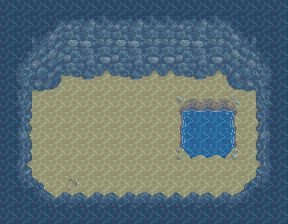

A level layout from a 2D game, rendered from its tile map. Below: a short description, then the map file with its tile-grid data intact:
An orthogonal 18x14 tile map with 16x16 px tiles, 5 tile layers (Back, Back2, Buildings, Front, ...), 5 tilesets.

<map version="1.10" tiledversion="1.10.2" orientation="orthogonal" renderorder="right-down" width="18" height="14" tilewidth="16" tileheight="16" infinite="0" nextlayerid="15" nextobjectid="10">
 <tileset firstgid="1" name="spring_outdoorsTileSheet" tilewidth="16" tileheight="16" tilecount="1975" columns="25">
  <image source="spring_outdoorsTileSheet.png" width="400" height="1264" />
  <tile id="176">
   <properties>
    <property name="Type" value="Dirt" />
   </properties>
  </tile>
  <tile id="206">
   <properties>
    <property name="Type" value="Dirt" />
   </properties>
  </tile>
 </tileset>
 <tileset firstgid="1976" name="spring_beach" tilewidth="16" tileheight="16" tilecount="527" columns="17">
  <image source="spring_beach.png" width="272" height="496" />
 </tileset>
 <tileset firstgid="2503" name="mine_quarryshaft" tilewidth="16" tileheight="16" tilecount="288" columns="16">
  <image source="Mines/mine_quarryshaft.png" width="256" height="288" />
 </tileset>
 <tileset firstgid="2791" name="island_tilesheet_1" tilewidth="16" tileheight="16" tilecount="2080" columns="32">
  <image source="island_tilesheet_1.png" width="512" height="1040" />
  <tile id="197">
   <properties>
    <property name="Water" value="T" />
   </properties>
  </tile>
  <tile id="198">
   <properties>
    <property name="Water" value="T" />
   </properties>
  </tile>
  <tile id="229">
   <properties>
    <property name="Water" value="T" />
   </properties>
  </tile>
  <tile id="230">
   <properties>
    <property name="Water" value="T" />
   </properties>
  </tile>
  <tile id="320">
   <properties>
    <property name="Water" value="T" />
   </properties>
  </tile>
 </tileset>
 <tileset firstgid="4871" name="townInterior" tilewidth="16" tileheight="16" tilecount="2176" columns="32">
  <image source="townInterior.png" width="512" height="1088" />
 </tileset>
 <layer id="2" name="Back" width="18" height="14">
  <data encoding="csv">
0,0,0,0,0,0,0,0,0,0,0,0,0,0,0,0,0,0,
0,0,0,0,0,0,0,0,0,0,0,0,0,0,0,0,0,0,
0,0,0,0,0,0,0,0,0,0,0,0,0,0,0,0,0,0,
0,0,0,0,0,0,0,0,0,0,0,0,0,0,0,0,0,0,
0,0,0,0,0,0,0,0,0,0,0,0,0,0,0,0,0,0,
0,0,0,0,0,0,0,0,0,0,0,0,0,0,0,0,0,0,
0,0,0,0,0,0,0,0,0,0,0,3111,3111,3111,3111,0,0,0,
0,0,0,0,0,0,0,0,0,0,0,3111,3111,3111,3111,0,0,0,
0,0,0,0,0,0,0,0,0,0,0,3111,3111,3111,3111,0,0,0,
0,0,0,0,0,0,0,0,0,0,0,3111,3111,3111,3111,0,0,0,
0,0,0,0,0,0,0,0,0,0,0,0,0,0,0,0,0,0,
0,0,0,0,177,0,0,0,0,0,0,0,0,0,0,0,0,0,
0,0,0,0,0,0,0,0,0,0,0,0,0,0,0,0,0,0,
0,0,0,0,0,0,0,0,0,0,0,0,0,0,0,0,0,0
</data>
 </layer>
 <layer id="13" name="Back2" width="18" height="14">
  <data encoding="csv">
177,177,177,177,177,177,177,177,177,177,177,177,177,177,177,177,177,177,
177,177,177,177,177,177,177,177,177,177,177,177,177,177,177,177,177,177,
177,177,177,177,177,177,177,177,177,177,177,177,177,177,177,177,177,177,
177,177,177,177,177,177,177,177,177,177,177,177,177,177,177,177,177,177,
177,177,177,177,177,177,177,177,177,177,177,177,177,177,177,177,177,177,
177,177,177,177,177,177,177,177,177,177,177,177,177,177,177,177,177,177,
177,177,177,177,177,177,177,177,177,177,177,0,0,0,0,177,177,177,
177,177,177,177,177,177,177,177,177,177,177,0,0,0,0,177,177,177,
177,177,177,177,177,177,177,177,177,177,177,0,0,0,0,177,177,177,
177,177,177,177,177,177,177,177,177,177,177,0,0,0,0,177,177,177,
177,177,177,177,177,177,177,177,177,177,177,177,177,177,177,177,177,177,
177,177,177,177,207,177,177,177,177,177,177,177,177,177,177,177,177,177,
177,177,177,177,177,177,177,177,177,177,177,177,177,177,177,177,177,177,
177,177,177,177,177,177,177,177,177,177,177,177,177,177,177,177,177,177
</data>
 </layer>
 <layer id="3" name="Buildings" width="18" height="14">
  <data encoding="csv">
2598,4871,4871,4871,4871,4871,4871,4871,4871,4871,4871,4871,4871,4871,4871,4871,4871,2598,
2598,4871,4871,2573,2576,2577,2578,2576,2577,2578,2578,2576,2577,2578,2596,4871,4871,2598,
2598,4871,2588,2589,2592,2593,2594,2592,2593,2594,2594,2592,2593,2594,2612,2613,4871,2598,
2598,2571,2604,2605,2608,2609,2610,2608,2609,2610,2610,2608,2609,2610,2628,2629,2614,2598,
2598,2587,2620,2621,2624,2625,2626,2624,2625,2626,2626,2624,2625,2626,2644,2645,2630,2598,
2598,2603,2636,2637,0,0,0,0,0,0,0,0,0,0,2660,2661,2646,2598,
2598,2619,0,0,0,0,0,0,0,0,0,184,185,185,186,0,2662,2598,
2598,2635,0,0,0,0,0,0,0,0,0,209,0,0,211,0,2678,2598,
2598,2651,0,0,0,0,0,0,0,0,0,234,0,0,236,0,2694,2598,
2598,2667,0,0,0,0,0,0,0,0,0,259,260,260,261,0,2710,2598,
2598,2683,0,0,0,0,0,0,0,0,0,0,0,0,0,0,2726,2598,
2598,2699,0,0,0,0,0,0,0,0,0,0,0,0,0,0,2709,2598,
2598,2598,2716,0,0,0,0,0,0,0,0,0,0,0,0,2724,2598,2598,
2598,2598,2598,2598,2598,2598,2598,2598,2598,2598,2598,2598,2598,2598,2598,2598,2598,2598
</data>
 </layer>
 <layer id="4" name="Front" width="18" height="14">
  <data encoding="csv">
0,0,0,0,0,0,0,0,0,0,0,0,0,0,0,0,0,0,
0,0,0,0,0,0,0,0,0,0,0,0,0,0,0,0,0,0,
0,0,0,0,0,0,0,0,0,0,0,0,0,0,0,0,0,0,
0,0,0,0,0,0,0,0,0,0,0,0,0,0,0,0,0,0,
0,0,0,0,0,0,0,0,0,0,0,0,0,0,0,0,0,0,
0,0,0,0,0,0,0,0,0,0,0,0,0,0,0,0,0,0,
0,0,0,0,0,0,0,0,0,0,0,0,0,0,0,0,0,0,
0,0,0,0,0,0,0,0,0,0,0,0,0,0,0,0,0,0,
0,0,0,0,0,0,0,0,0,0,0,0,0,0,0,0,0,0,
0,0,0,0,0,0,0,0,0,0,0,0,0,0,0,0,0,0,
0,0,0,0,0,0,0,0,0,0,0,0,0,0,0,0,0,0,
0,0,2700,0,0,0,0,0,0,0,0,0,0,0,0,2708,0,0,
0,0,0,2717,2718,2717,2718,2717,2718,2718,2717,2717,2718,2717,2718,0,0,0,
0,0,0,0,0,0,0,0,0,0,0,0,0,0,0,0,0,0
</data>
 </layer>
 <layer id="5" name="AlwaysFront" width="18" height="14">
  <data encoding="csv">
1976,1976,1976,1976,1976,1976,1976,1976,1976,1976,1976,1976,1976,1976,1976,1976,1976,1976,
1976,1976,1976,1976,1976,1976,1976,1976,1976,1976,1976,1976,1976,1976,1976,1976,1976,1976,
1976,1976,1976,1976,1976,1976,1976,1976,1976,1976,1976,1976,1976,1976,1976,1976,1976,1976,
1976,1976,1976,1976,1976,1976,1976,1976,1976,1976,1976,1976,1976,1976,1976,1976,1976,1976,
1976,1976,1976,1976,1976,1976,1976,1976,1976,1976,1976,1976,1976,1976,1976,1976,1976,1976,
1976,1976,1976,1976,1976,1976,1976,1976,1976,1976,1976,1976,1976,1976,1976,1976,1976,1976,
1976,1976,1976,1976,1976,1976,1976,1976,1976,1976,1976,1976,1976,1976,1976,1976,1976,1976,
1976,1976,1976,1976,1976,1976,1976,1976,1976,1976,1976,1976,1976,1976,1976,1976,1976,1976,
1976,1976,1976,1976,1976,1976,1976,1976,1976,1976,1976,1976,1976,1976,1976,1976,1976,1976,
1976,1976,1976,1976,1976,1976,1976,1976,1976,1976,1976,1976,1976,1976,1976,1976,1976,1976,
1976,1976,1976,1976,1976,1976,1976,1976,1976,1976,1976,1976,1976,1976,1976,1976,1976,1976,
1976,1976,1976,1976,1976,1976,1976,1976,1976,1976,1976,1976,1976,1976,1976,1976,1976,1976,
1976,1976,1976,1976,1976,1976,1976,1976,1976,1976,1976,1976,1976,1976,1976,1976,1976,1976,
1976,1976,1976,1976,1976,1976,1976,1976,1976,1976,1976,1976,1976,1976,1976,1976,1976,1976
</data>
 </layer>
 <objectgroup id="6" name="Back" />
 <objectgroup id="14" name="Back2" />
 <objectgroup id="7" name="Buildings" />
 <objectgroup id="8" name="Front" />
 <objectgroup id="9" name="AlwaysFront" />
</map>
